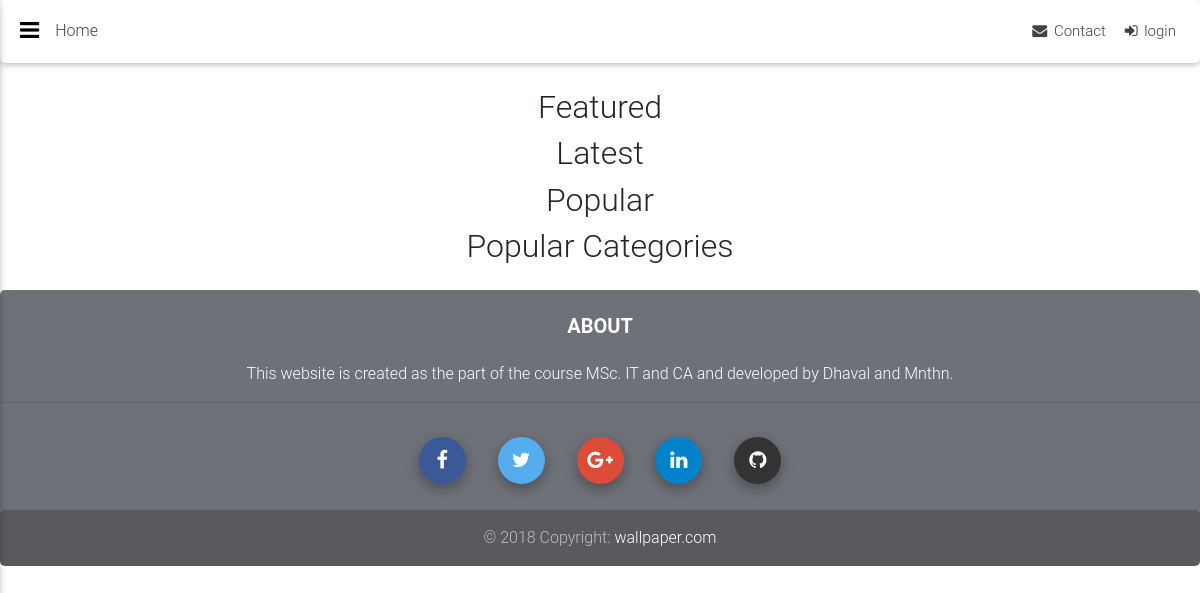
/, run on an earlier commit of the app's database.
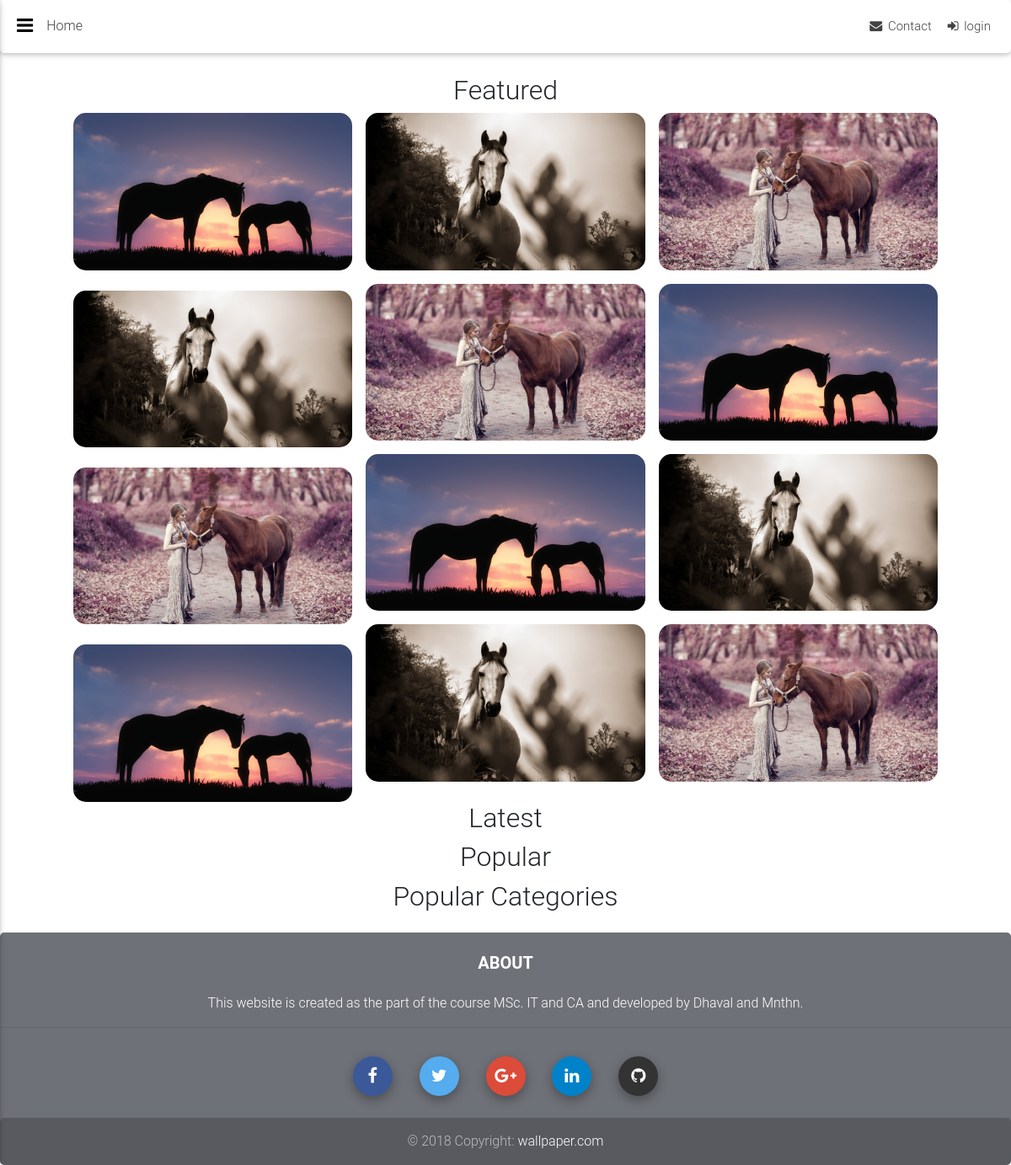
And on a later commit of the database.
### walls/models.py (models this page shows, shortened)
class Wallpapers(models.Model):
    title = models.CharField(max_length=100)
    image = models.ImageField(upload_to=upload_image)
    category = models.ForeignKey(
        Categories, on_delete=models.DO_NOTHING, related_name='category')
    tags = models.TextField(null=True, blank=True)
    location = models.CharField(null=True, blank=True, max_length=50)
    description = models.TextField(null=True, blank=True)
    likes = models.IntegerField(default=0)
    downloads = models.IntegerField(default=0)
    views = models.IntegerField(default=0)
    uploader = models.ForeignKey(
        User, on_delete=models.CASCADE, related_name='user')
    slug = models.SlugField(max_length=60, unique=True)
    active = models.BooleanField(default=1, choices=STATUS)
    created_at = models.DateTimeField(auto_now_add=True)
    modified_at = models.DateTimeField(auto_now=True)
    def upload_to(self):
        return 'wallpaper_media/wallpapers/'

### walls/views.py (the view)
# urls.py: 2. Add a URL to urlpatterns:  path('', views.home, name='home')
def home(request):
    walls = Wallpapers.objects.all()
    return render(request, 'user/home.html', {'wallpapers': walls})

### walls/context_processors.py (called while the page is built)
def add_variable_to_context(request):
    return {
        'categories': Categories.objects.filter(active=True)
    }

### walls/models.py (called while the page is built)
    def __str__(self):
        return self.title

### walls/templates/user/home.html (shortened to what this page needs)
{% extends "user/main_loggedin.html" %}
{% block main_content %}
<div class="container">
    <section>
        <div class="row">
            <div class="col-md-12 text-center">
                <h2>Featured</h2>
            </div>
        </div>
        <div class="gallery" id="gallery">
            {% for item in wallpapers %}
            <div class="mb-4 pics animation">
                <a href="{% url 'wallpaper' item.category item.slug %}">
                    <img class="img-fluid" src="{{ item.image.url }}" alt="{{ item.title }}">
                </a>
            </div>
            {% endfor %}
            {% for item in wallpapers %}
            <div class="mb-3 pics animation">
                <img class="img-fluid" src="{{ item.image.url }}" alt="{{ item.title }}">
            </div>
            {% endfor %}
            {% for item in wallpapers %}
            <div class="mb-3 pics animation">
                <img class="img-fluid" src="{{ item.image.url }}" alt="{{ item.title }}">
            </div>
            {% endfor %}
            {% for item in wallpapers %}
            <div class="mb-3 pics animation">
                <img class="img-fluid" src="{{ item.image.url }}" alt="{{ item.title }}">
            </div>
            {% endfor %}
        </div>
    </section>
    <section>
        <div class="row">
            <div class="col-md-12 text-center">
                <h2>Latest</h2>
            </div>
        </div>
    </section>
    <section>
        <div class="row">
            <div class="col-md-12 text-center">
                <h2>Popular</h2>
            </div>
        </div>
    </section>
    <section>
        <div class="row">
            <div class="col-md-12 text-center">
                <h2>Popular Categories</h2>
            </div>
        </div>
    </section>
</div>
{% endblock main_content %}

### walls/templates/user/main_loggedin.html (shortened to what this page needs)
{% load static %}
<!DOCTYPE html>
<html lang="en">
<head>
    <link rel="stylesheet" href="https://cdnjs.cloudflare.com/ajax/libs/font-awesome/4.7.0/css/font-awesome.css">
    <link href="/static/bootstrap/css/bootstrap.min.css" rel="stylesheet">
    <link href="/static/bootstrap/css/mdb.min.css" rel="stylesheet">
    <link href="/static/css/gallary.css" rel="stylesheet">
    <link href="/static/css/styles.css" rel="stylesheet">
</head>
<body class="fixed-sn white-skin">
    <header>
        <nav class="navbar fixed-top navbar-toggleable-md navbar-expand-lg scrolling-navbar double-nav">
            <div class="float-left">
                <a href="#" data-activates="slide-out" class="button-collapse black-text"><i class="fa fa-bars"></i></a>
            </div>
            <div class="breadcrumb-dn mr-auto">
                <p>Home</p>
            </div>
            <ul class="nav navbar-nav nav-flex-icons ml-auto">
                <li class="nav-item">
                    <a class="nav-link" href="{% url 'contact_us' %}">
                        <i class="fa fa-envelope"></i>
                        <span class="clearfix d-none d-sm-inline-block">Contact</span>
                    </a>
                </li>
                {% if user.is_authenticated %}
                <li class="nav-item dropdown">
                    <a class="nav-link dropdown-toggle" href="#" id="navbarDropdownMenuLink" data-toggle="dropdown"
                        aria-haspopup="true" aria-expanded="false">
                        Account
                    </a>
                    <div class="dropdown-menu dropdown-menu-right" aria-labelledby="navbarDropdownMenuLink">
                        <a class="dropdown-item" href="{% url 'profile' %}">
                            <i class="fa fa-user"></i>
                            <span class="clearfix d-none d-sm-inline-block"> Profile</span>
                        </a>
                        <a class="dropdown-item" href="javascript:{document.getElementById('logout').submit()}">
                            <i class="fa fa-sign-out"></i>
                            <span class="clearfix d-none d-sm-inline-block"> Logout</span>
                        </a>
                        <form id="logout" method="POST" action="{% url 'logout' %}">
                            {% csrf_token %}
                            <input type="hidden" />
                        </form>
                    </div>
                </li>
                {% else %}
                <li class="nav-item">
                    <a class="nav-link" href="{% url 'login' %}">
                        <i class="fa fa-sign-in"></i>
                        <span class="clearfix d-none d-sm-inline-block">login</span>
                    </a>
                </li>
                {% endif %}
            </ul>
        </nav>
    </header>
    <main>
        {% block main_content %}
        {% endblock main_content %}
    </main>
    <div class="pb-3"></div>
    <footer class="page-footer text-center text-md-left pt-4">
        <div class="social-section text-center">
            <h5 class="text-uppercase font-weight-bold mb-4">About</h5>
            <p>This website is created as the part of the course MSc. IT and CA and developed by Dhaval and
                Mnthn.</p>
        </div>
        <hr>
        <div class="social-section text-center">
            <ul class="list-unstyled list-inline">
                <li class="list-inline-item"><a class="btn-floating btn-fb"><i class="fa fa-facebook"> </i></a></li>
                <li class="list-inline-item"><a class="btn-floating btn-tw"><i class="fa fa-twitter"> </i></a></li>
                <li class="list-inline-item"><a class="btn-floating btn-gplus"><i class="fa fa-google-plus"> </i></a></li>
                <li class="list-inline-item"><a class="btn-floating btn-li"><i class="fa fa-linkedin"> </i></a></li>
                <li class="list-inline-item"><a class="btn-floating btn-git"><i class="fa fa-github"> </i></a></li>
            </ul>
        </div>
        <div class="footer-copyright py-3 text-center">
            <div class="container-fluid">
                © 2018 Copyright: <a href=""> wallpaper.com </a>
            </div>
        </div>
    </footer>
</body>
</html>

### static/css/gallary.css (style rules this page uses)
.gallery { -webkit-column-count: 3; -moz-column-count: 3; column-count: 3; -webkit-column-width: 33%; -moz-column-width: 33%; column-width: 33%; }
.gallery .pics { -webkit-transition: all 350ms ease; transition: all 350ms ease; }
.gallery .animation { -webkit-transform: scale(1); -ms-transform: scale(1); transform: scale(1); }
.gallery * { border-radius: 15px; }

### static/css/styles.css (style rules this page uses)
* { border-radius: 5px; }

### walls/templates/user/main_loggedin.html (style rules this page uses)
* { border-radius: 5px; }

What changed in the data, as far as the page shows it:
added Wallpapers: image (picture)
added Wallpapers: image (picture)
added Wallpapers: image (picture)
